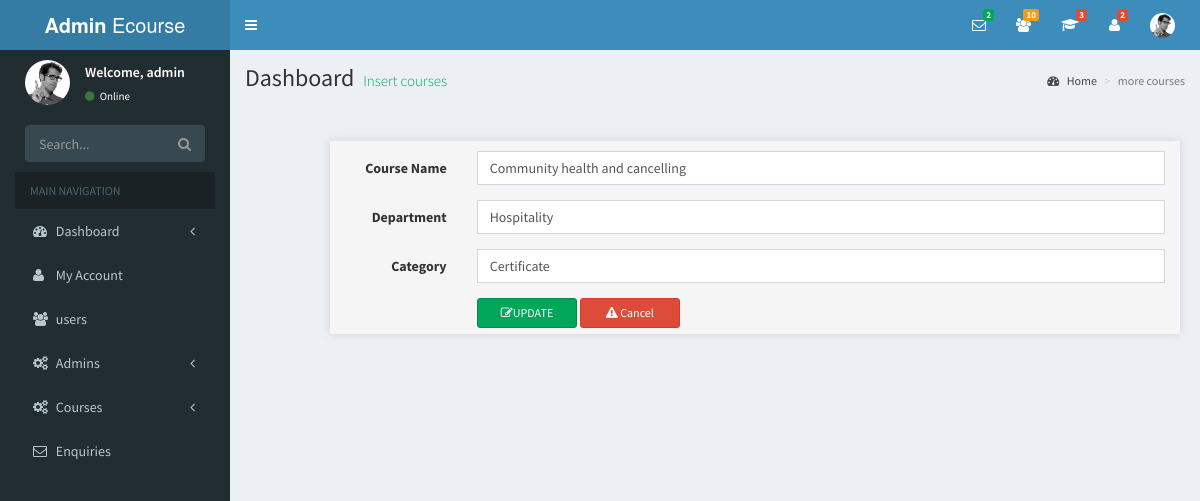
The page /admin/edit_course.php?edit_id=26 on the database its author committed.
### tables this page shows
CREATE TABLE IF NOT EXISTS `courses` (
  `id` int(10) NOT NULL AUTO_INCREMENT,
  `name` varchar(100) NOT NULL,
  `department` varchar(100) NOT NULL,
  `category` varchar(100) NOT NULL,
  PRIMARY KEY (`id`)
);

### admin/edit_course.php (the view, shortened to what this page needs)
<?php
if(isset($_GET['edit_id']))
{
 $sql_query="SELECT * FROM courses WHERE id=".$_GET['edit_id'];
 $result_set=mysql_query($sql_query);
 $fetched_row=mysql_fetch_array($result_set);
}
  ?>
<?php
  require('layout/sidebar.php')
?>
  <div class="content-wrapper">
    <section class="content-header">
      <h1>
        Dashboard
        <small>Insert courses</small>
      </h1>
      <ol class="breadcrumb">
        <li><a href="#"><i class="fa fa-dashboard"></i> Home</a></li>
        <li class="active">more courses</li>
      </ol>
    </section>
     <div class="insert_course_outer">
          <div class="insert-course" id="settings">
                <form  action="" method="POST" class="form-horizontal insert-course_inner">
                      <div class="form-group">
                        <label for="inputName" class="col-sm-2 control-label">Course Name</label>
                        <div class="col-sm-10">
                          <input type="text" class="form-control" name="name" value="<?php echo $fetched_row['name']; ?>" required>
                        </div>
                      </div>
                       <div class="form-group">
                        <label for="inputName" class="col-sm-2 control-label">Department</label>
                        <div class="col-sm-10">
                          <input type="text" class="form-control" name="department"  value="<?php echo $fetched_row['department']; ?>"required>
                        </div>
                      </div>
                      <div class="form-group">
                        <label for="inputName" class="col-sm-2 control-label">Category</label>
                        <div class="col-sm-10">
                          <input type="text" class="form-control" name="category" value="<?php echo $fetched_row['category']; ?>" required>
                        </div>
                      </div>
                      <div class="upcancel_buttons">
	                         <button type="submit" name="btn-update" class="btn btn-success btn-xs"> <div class="fa fa-edit"></div>UPDATE</button>
	                         <button type="submit" name="btn-cancel" class="btn btn-danger btn-xs"> <div class="fa fa-warning"></div> Cancel</button>
	                  </div>
                      </div>
              </div>
          </div>
  </div>
  <?php
  require('layout/footer.php')
   ?>

### rows shown on the page
courses: name "Community health and cancelling", department "Hospitality", category "Certificate"

### other values the page prints
$num_rows "2"
$num_rows "10"
$num_rows "3"
